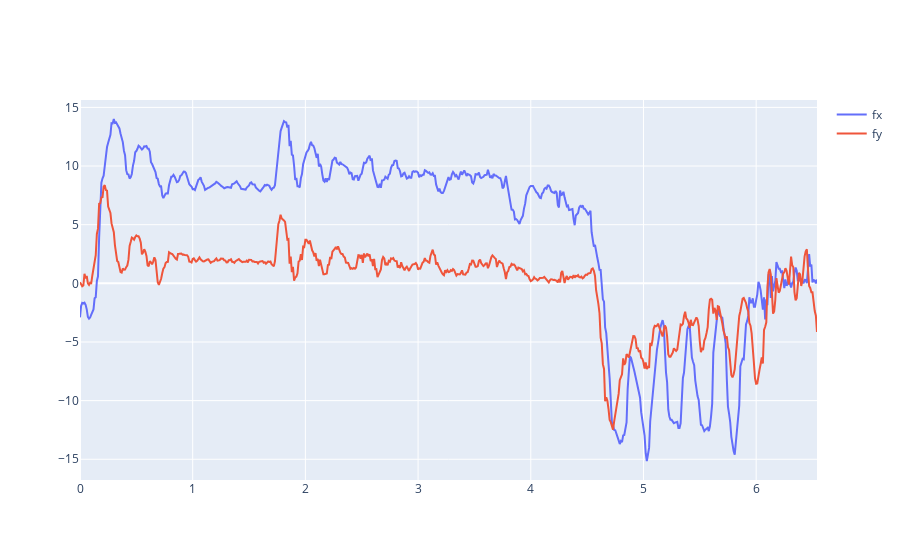

The cell this chart's notebook holds for it:
### Code cell
fig = go.Figure(data=[go.Scatter(x=relative_time, y=rotated_fx, name='fx'),
                      go.Scatter(x=relative_time, y=rotated_fy, name='fy')
                     ]
               )
fig.show()

### Figure 1 — Plotly figure (JSON) as saved in the notebook; plotly's stock layout.template omitted (floating-point values rounded to 4 significant figures; data arrays with more than 128 entries replaced by an {"elided": "..."} marker saying what was removed)
{"data": [{"name": "fx", "type": "scatter", "x": {"elided": "655 float values"}, "y": {"elided": "655 float values"}}, {"name": "fy", "type": "scatter", "x": {"elided": "655 float values"}, "y": {"elided": "655 float values"}}], "layout": {}}
